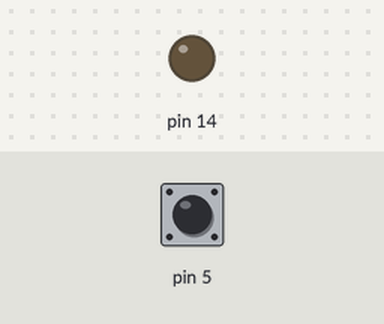
The sketch below on a simulated Arduino Uno, built with avr-gcc and run on an emulated ATmega328P. Shown: output pins drawn as LEDs (lit = HIGH). The test bench sets the inputs (shaded band); at power-on: pin 5 HIGH.

Above: at 1.2 s.
1.3 s: pin 5 pulled LOW for 0.15 s
At 1.37 s:
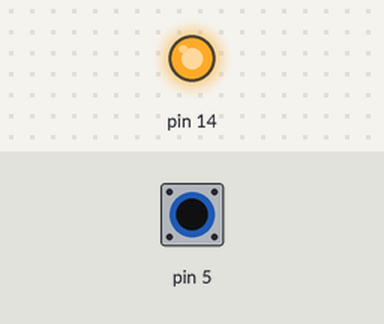
2.9 s: pin 5 pulled LOW for 3.2 s
At 7.5 s:
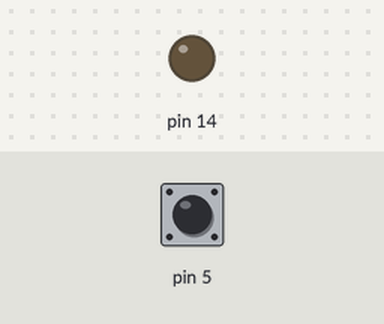
Timing chart, 0 to 9.0 s (numbered marks = the images above; inputs shaded):
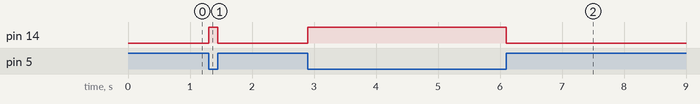

The sketch:

Practica03.ino
```cpp
/* Practica 03:
    Muñiz Patiño Andrea Fernanda
    23/Agosto/2018
    Versión 1.0
    Sobre la práctica:
    El boton que esta en el microcontrolador se programa para encender un led cuando se presione.
    RECORDATORIO:
    El método digitalRead solo recibe como parametró el pin que hara la lectura.
*/

void setup() {
  pinMode(5,INPUT_PULLUP);
  pinMode(14,OUTPUT);
}

void loop() {
  while(!digitalRead(5)){
    digitalWrite(14,HIGH);
  }
    digitalWrite(14,LOW);
}
```

Measured:
- after the input at 1.3 s, pin 14: LOW → HIGH at once, → LOW 0.15 s later
- after the input at 2.9 s, pin 14: LOW → HIGH at once, → LOW 3.2 s later
